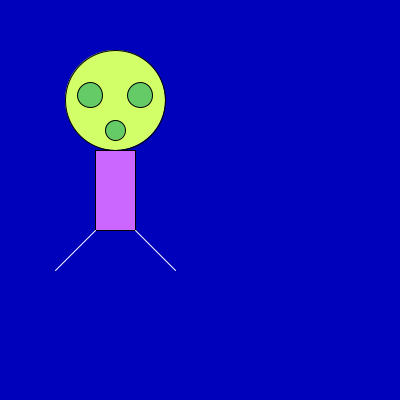
Frame 1 (no input)
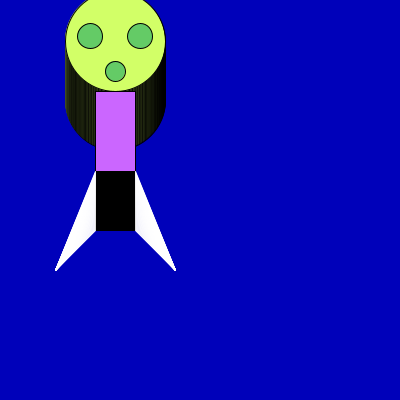
Frame 60 (the mouse pressed at the canvas centre just before this capture)
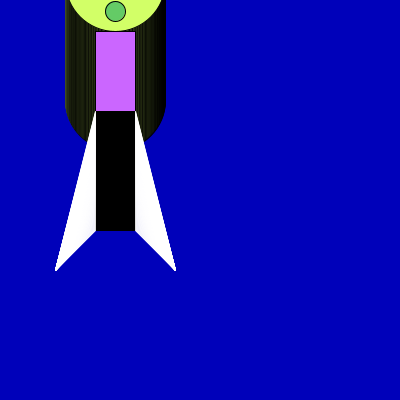
Frame 120 (the mouse held since frame 60 and released just before this capture)

The Processing sketch that drew these frames (run headless with seeded random() and noise(); from frame 60 on, the mouse is pressed at the canvas centre):

// Processing sketch: processing_172720
// ── processing_172720.pde

int circleA= 100;
int circleB= 95;
int circleC= 95; 
int circleD= 130;
int circleE= 190;
int lineF= 230;
int lineG= 230;


void setup ()
{ 
  size(400,400);
  background(442);
}

void draw () {
  stroke(0);
 fill(210,302,103);
 ellipseMode(CENTER);
 ellipse(115,circleA,100,100); //head 
  
 fill(100,203,102);
 ellipseMode(CENTER);
 ellipse(90,circleB,25,25); //right eye
 
 fill(100,203,102);
 ellipseMode(CENTER);
 ellipse(140,circleC,25,25); //left eye
 
 fill(100,203,102);
 ellipseMode(CENTER);
 ellipse(115,circleD,20,20); 
 
 fill(203,102,321);
 rectMode(CENTER);
 rect(115,circleE,40,80); // body
 
 stroke(255);
 line(95,lineF,55,270); // legs
 line(135,lineG,175,270);

circleA = circleA-1;
circleB = circleB-1;
circleC = circleC-1;
circleD = circleD-1;
circleE = circleE-1;
lineF = lineF-1; 
lineG = lineG-1;
 
 
 }
